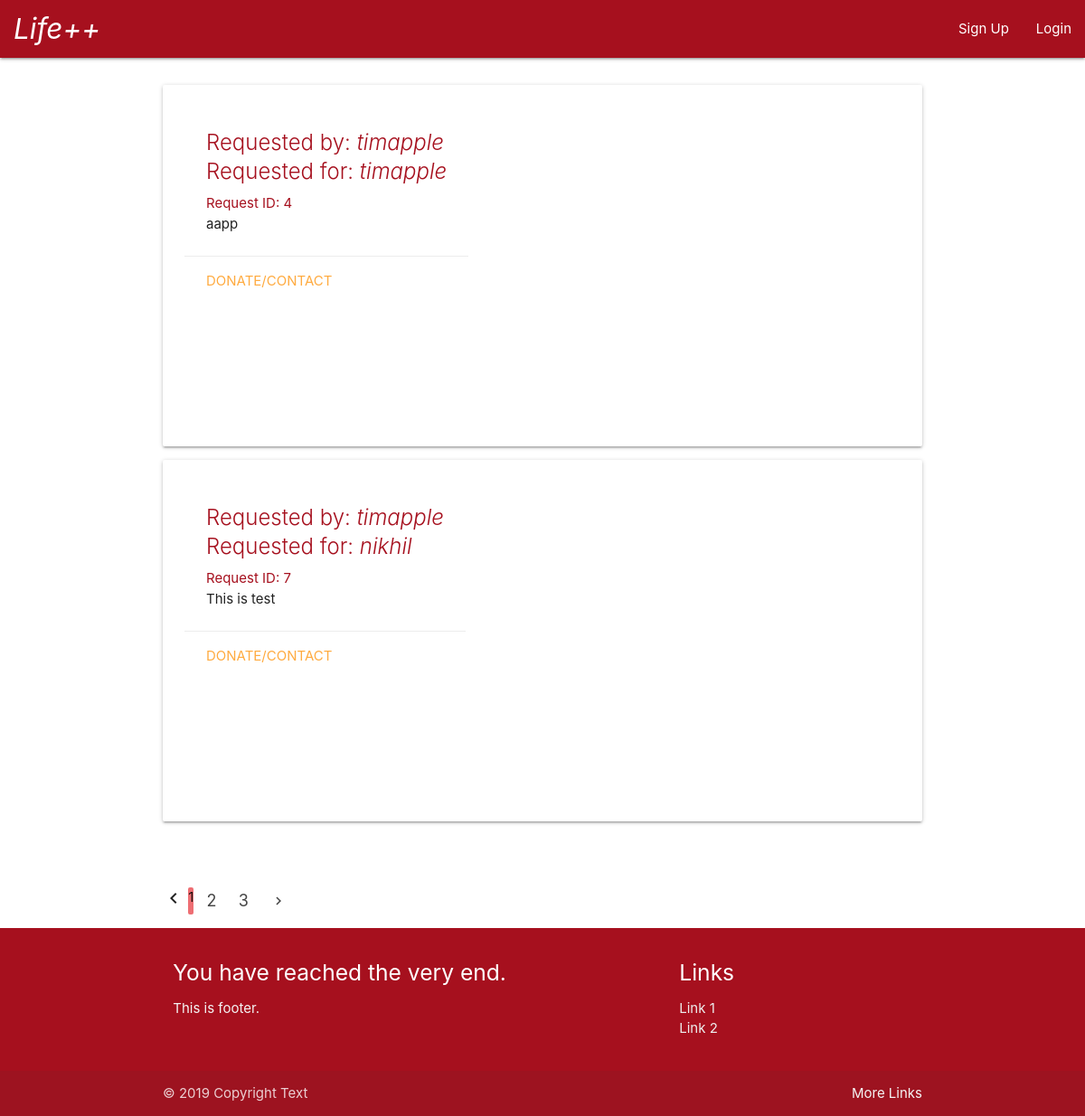
Screenshot of /donate with the database file from the repository.
### main/models.py (models this page shows)
class Req(models.Model):
    req_by = models.ForeignKey(User,on_delete=models.CASCADE,related_name='req_by')
    req_for = models.ForeignKey(User,on_delete=models.CASCADE,related_name='req_for')
    text = models.TextField()
    is_fulfilled = models.BooleanField(default=False)

### main/views.py (the view)
# urls.py: path('donate',views.donate,name='donate'),
def donate(request):
    request_list = Req.objects.all()
    page = request.GET.get('page',1)
    paginator = Paginator(request_list,2)
    try:
        reqs = paginator.page(page)
    except PageNotAnInteger:
        reqs = paginator.page(1)
    except EmptyPage:
        reqs = paginator.page(paginator.num_pages)
    return render(request, 'main/donate.html', {'reqs': reqs})

### main/templates/main/donate.html (shortened to what this page needs)
    <head>
        <link rel="stylesheet" href="https://cdnjs.cloudflare.com/ajax/libs/materialize/1.0.0/css/materialize.min.css">
    </head>
    <body>
        {% extends 'main/header.html' %}
        {% block content %}
            <div class="container">
                <br>
                <div class="row">
                        {% for req in reqs %}
                            <div class="card hoverable">
                                <div class="card-content" id='float-left'>
                                    <div class="card-content">
                                        <div class="card-title">
                                            <span class="req_by">Requested by: <em>{{req.req_by.username}}</em></span>
                                            <br>
                                            <span class="req_for">Requested for: <em>{{req.req_for.username}}</em></span>
                                        </div>
                                        <p><span class="req_id">Request ID: {{req.id}}</span><br>{{req.text}}</p>
                                    </div>
                                    <div class="card-action"><a href="#">Donate/Contact</a></div>
                                </div>
                                <div class="container">
                                    <div id="map">
                                    </div>
                                </div>
                            </div>
                        {% endfor %}
                </div>
                <br>
                {% if reqs.has_other_pages %}
                    <ul class="pagination">
                        {% if reqs.has_previous %}
                            <li class="material-icons"><a href="?page={{ reqs.previous_page_number }}">chevron_left</a></li>
                        {% else %}
                            <li class="disabled material-icons"><span>chevron_left</span></li>
                        {% endif %}
                        {% for i in reqs.paginator.page_range %}
                            {% if reqs.number == i %}
                                <li class="active"><span>{{ i }} </span></li>
                            {% else %}
                                <li class="waves-effect"><a href="?page={{ i }}">{{ i }}</a></li>
                            {% endif %}
                        {% endfor %}
                        {% if reqs.has_next %}
                            <li class="material-icons"><a href="?page={{ reqs.next_page_number }}">chevron_right</a></li>
                        {% else %}
                            <li class="disabled material-icons"><span>chevron_right</span></li>
                        {% endif %}
                     </ul>
                {% endif %}
            </div>
        {% endblock %}

### main/templates/main/donate.html (style rules this page uses)
h1,.req_by, .req_for, .req_id { color:rgb(166,16,30)!important; }
#map { height:400px; width:100%; }
#float-left { float:left; }

### rows the page displays
Req: req_by.username "timapple", req_for.username "timapple", id "4", text "aapp"
Req: req_by.username "timapple", req_for.username "nikhil", id "7", text "This is test"

### other values shown
{{ i }} "1"
{{ i }} "2" "3"
